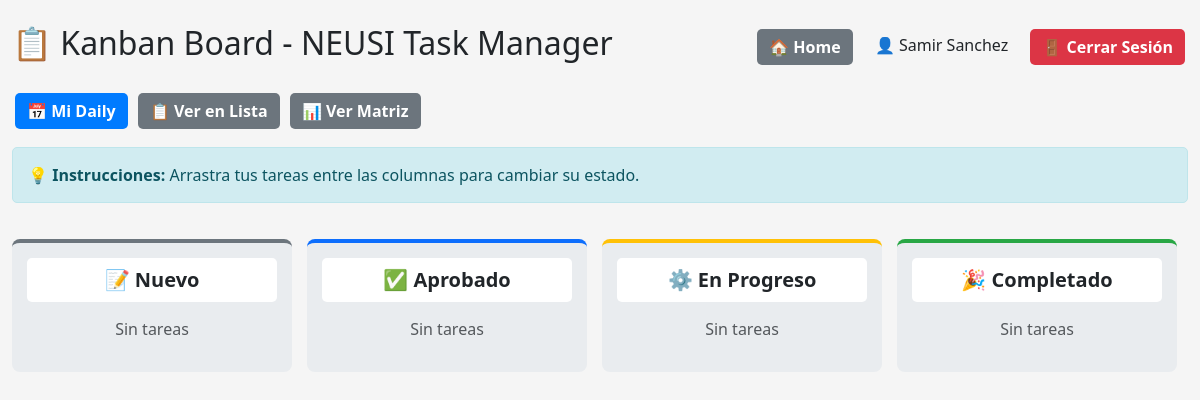
The page /kanban/ (signed in) on the database as committed earlier.
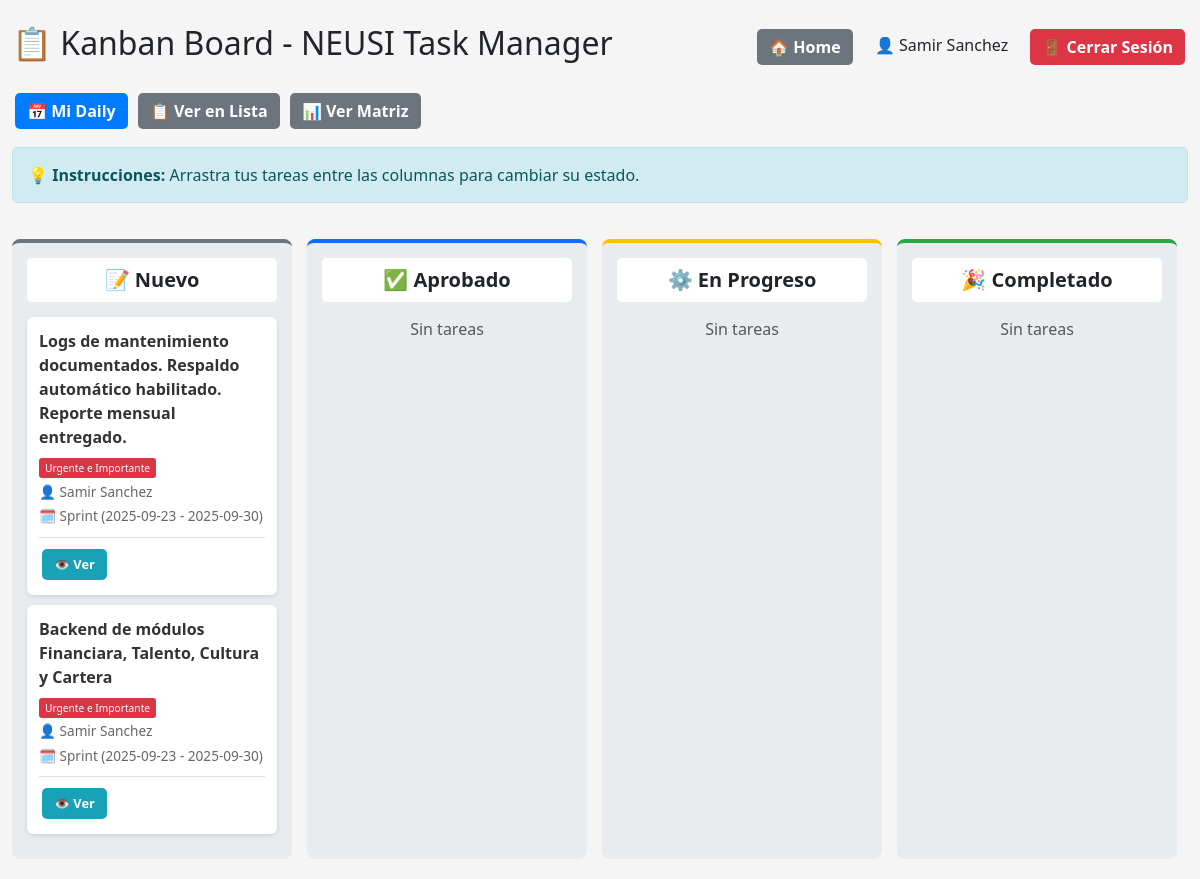
The same page on the database as committed later.
### backlog/models.py (models this page shows, shortened)
class Tarea(models.Model):
    MATRIZ_CHOICES = [
        ("UI", "Urgente e Importante"),
        ("NUI", "No Urgente e Importante"),
        ("UNI", "Urgente y No Importante"),
        ("NUNI", "No Urgente y No Importante"),
    ]
    ESTADO_CHOICES = [
        ("NUEVO", "Nuevo"),
        ("APROBADO", "Aprobado"),
        ("EN_PROGRESO", "En Progreso"),
        ("COMPLETADO", "Completado"),
        ("BLOQUEADO", "Bloqueado"),
    ]
    titulo = models.CharField(max_length=200)
    descripcion = models.TextField(blank=True)
    criterios_aceptacion = models.TextField(
        blank=True,
        help_text="Criterios que deben cumplirse para cerrar esta tarea"
    )
    categoria = models.CharField(max_length=4, choices=MATRIZ_CHOICES)
    estado = models.CharField(
        max_length=20,
        choices=ESTADO_CHOICES,
        default="NUEVO",
        help_text="Estado actual de la tarea en el workflow"
    )
    asignado_a = models.ForeignKey(
        Integrante,
        on_delete=models.SET_NULL,
        null=True,
        blank=True,
        related_name="tareas_asignadas"
    )
    sprint = models.ForeignKey(Sprint, on_delete=models.CASCADE)
    completada = models.BooleanField(default=False)
    fecha_cierre = models.DateTimeField(null=True, blank=True)
    informe_cierre = models.FileField(
        upload_to="informes_cierre/",
        blank=True,
        null=True,
        help_text="Archivo requerido para cerrar la tarea"
    )

class Integrante(models.Model):
    ROL_PERMISOS = {
        "Lider Bases de datos": ["crear_tareas", "agregar_evidencias", "editar_tareas"],
        "Scrum Master / PO": ["crear_tareas", "agregar_evidencias", "editar_tareas"],
    }
    user = models.OneToOneField(User, on_delete=models.CASCADE)
    rol = models.CharField(max_length=100, blank=True)
    def puede_crear_tareas(self):
        permisos = self.ROL_PERMISOS.get(self.rol, [])
        return "crear_tareas" in permisos

class Sprint(models.Model):
    nombre = models.CharField(max_length=50, default="Sprint")
    inicio = models.DateField()
    fin = models.DateField()
    def __str__(self):
        return f"{self.nombre} ({self.inicio} - {self.fin})"

### backlog/views.py (the view)
# urls.py: path("kanban/", views.kanban_board, name="kanban_board"),
@login_required
def kanban_board(request):
    try:
        usuario_integrante = request.user.integrante
        tiene_permisos_admin = usuario_integrante.puede_crear_tareas()
    except AttributeError:
        tiene_permisos_admin = False
        usuario_integrante = None
    if tiene_permisos_admin:
        tareas = Tarea.objects.all().select_related("asignado_a", "sprint")
        integrantes = Integrante.objects.all()
        persona_id = request.GET.get("persona")
        if persona_id:
            try:
                tareas = tareas.filter(asignado_a__id=persona_id)
            except (Integrante.DoesNotExist, ValueError):
                pass
    else:
        tareas = Tarea.objects.filter(asignado_a=usuario_integrante) if usuario_integrante else Tarea.objects.none()
        integrantes = []
    estados = {
        "nuevo": tareas.filter(estado="NUEVO"),
        "aprobado": tareas.filter(estado="APROBADO"),
        "en_progreso": tareas.filter(estado="EN_PROGRESO"),
        "completado": tareas.filter(estado="COMPLETADO"),
        "bloqueado": tareas.filter(estado="BLOQUEADO"),
    }
    return render(request, "backlog/kanban_board.html", {
        **estados,
        "integrantes": integrantes,
        "persona_id": persona_id if tiene_permisos_admin else None,
        "tiene_permisos_admin": tiene_permisos_admin,
    })

### backlog/templates/backlog/kanban_board.html (shortened to what the changed rows need)
{% load static %}
<!DOCTYPE html>
<html lang="es">
<head>
    <link href="https://cdn.jsdelivr.net/npm/bootstrap@5.3.0/dist/css/bootstrap.min.css" rel="stylesheet">
</head>
<body class="container-fluid mt-4">
    <div class="header-container">
        <h2>📋 Kanban Board - NEUSI Task Manager</h2>
    </div>
    <div class="kanban-container">
        <div class="kanban-column column-nuevo" data-estado="NUEVO">
            <h5>📝 Nuevo</h5>
            {% for tarea in nuevo %}
                <div class="task-card" draggable="true" data-id="{{ tarea.id }}">
                    <div class="task-title">{{ tarea.titulo }}</div>
                    <div class="task-meta">
                        <span class="badge-{{ tarea.categoria|lower }}">{{ tarea.get_categoria_display }}</span>
                    </div>
                    <div class="task-meta">👤 {{ tarea.asignado_a.user.first_name }}</div>
                    <div class="task-meta">🗓 {{ tarea.sprint }}</div>
                    <div class="task-actions">
                        <a href="{% url 'detalle_tarea' tarea.id %}" class="btn btn-info btn-sm">👁️ Ver</a>
                    </div>
                </div>
            {% empty %}
                <p class="text-muted text-center">Sin tareas</p>
            {% endfor %}
        </div>
    </div>
</body>
</html>

Rows that differ between the two databases and show on the page:
added Tarea: titulo "Logs de mantenimiento documentados. Respaldo automático habilitado. Reporte mensual entregado.", categoria "Urgente e Importante", asignado_a.user.first_name "Samir Sanchez", sprint "Sprint (2025-09-23 - 2025-09-30)"
added Tarea: titulo "Backend de módulos Financiara, Talento, Cultura y Cartera", categoria "Urgente e Importante", asignado_a.user.first_name "Samir Sanchez", sprint "Sprint (2025-09-23 - 2025-09-30)"
Other text that changed with them:
text no longer shown: "Sin tareas"
